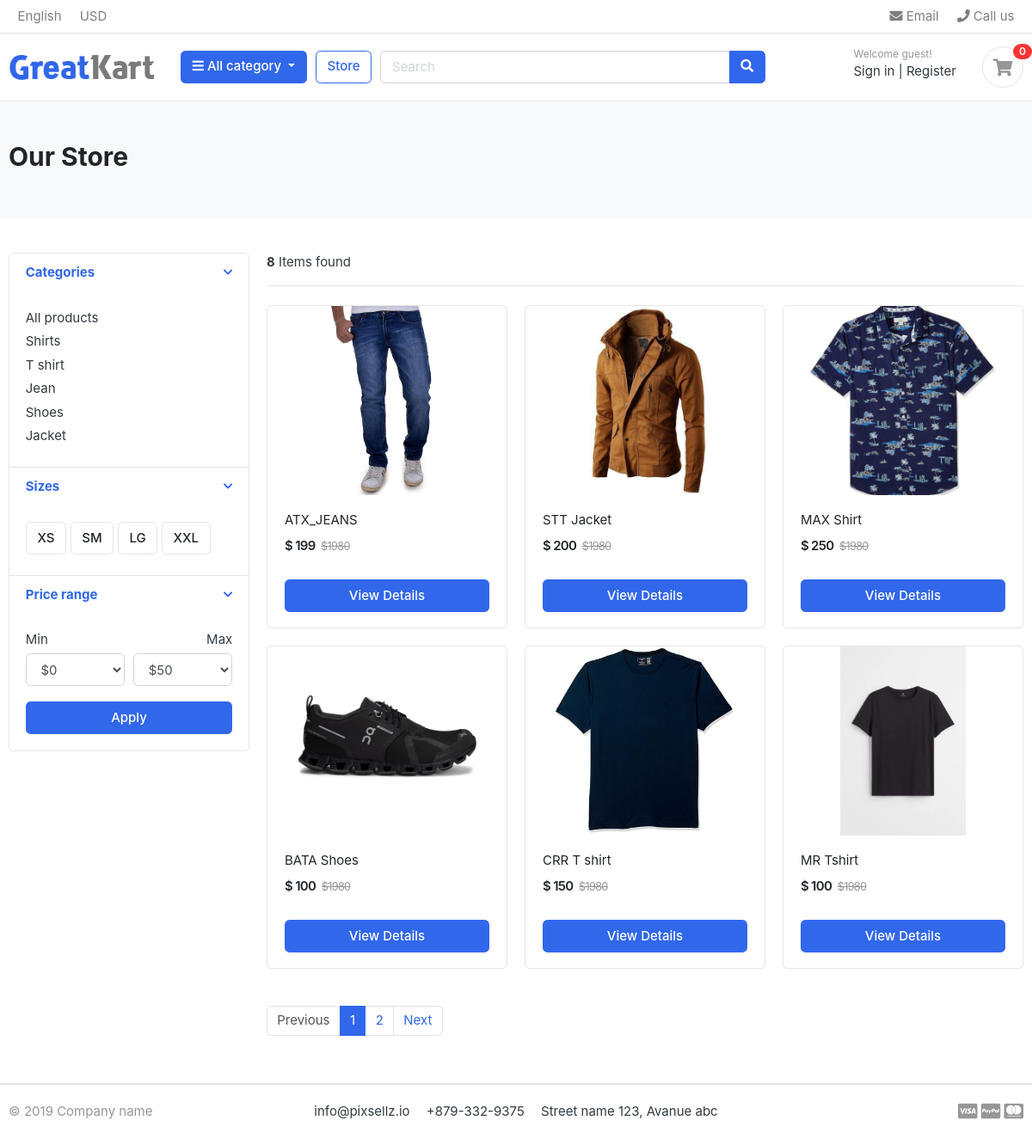
/store/, run on the app's committed database.
### home/models.py (models this page shows, shortened)
class Category(models.Model):
    category_name=models.CharField(max_length=100,unique=True)
    slug=models.SlugField(max_length=100,unique=True)
    description=models.TextField(blank=True)
    cat_image=models.ImageField(upload_to='photos/categories',blank=True)
    class Meta:
        verbose_name='category'
        verbose_name_plural='categories'
    def get_url(self):
        return reverse('product_by_cat',args=[self.slug])

### product/models.py (models this page shows, shortened)
class Product(models.Model):
    product_name     =models.CharField(max_length=200,unique=True)
    slug             =models.SlugField(max_length=200,unique=True)
    pro_description  =models.TextField()
    pro_image        =models.ImageField(upload_to='photos/product')
    category         =models.ForeignKey(Category,on_delete=models.CASCADE)
    price            =models.IntegerField()
    stock            =models.IntegerField()
    is_available     =models.BooleanField(default=True)
    created_date     =models.DateTimeField(auto_now_add=True)
    modified_date    =models.DateTimeField(auto_now=True)
    def get_url(self):
        return reverse('product_detail',args=[self.category.slug,self.slug])

### product/views.py (the view)
# urls.py: path('store/',include('product.urls')),
def store(request, category_slug = None):
    categories = None
    products = None
    if category_slug != None:
        categories = get_object_or_404(Category, slug=category_slug)
        products = Product.objects.filter(category=categories, is_available=True)
        paginator=Paginator(products,6)
        page = request.GET.get('page')
        paged_products=paginator.get_page(page)
        product_count = products.count()
    else:
        products = Product.objects.all().filter(is_available=True).order_by('id')
        paginator=Paginator(products,6)
        page = request.GET.get('page')
        paged_products=paginator.get_page(page)
        product_count = products.count()
    context={
            'products':paged_products,
            'product_count':product_count,
        }
    return render(request,'store/store.html',context)

### carts/context_processors.py (called while the page is built)
def counter(request):
    cart_count=0
    try:
        cart=Cart.objects.filter(cart_id=_cart_id(request))
        cart_items=CartItem.objects.all().filter(cart=cart[:1])
        for cart_item in cart_items:
            cart_count += cart_item.quantity
    except Cart.DoesNotExist:
        cart_count=0
    return dict(cart_count=cart_count)

### carts/views.py (called while the page is built)
def _cart_id(request):
    cart=request.session.session_key
    if not  cart:
        cart=request.session.create()
    return cart

### home/context_processors.py (called while the page is built)
def get_menu(request):
    link=Category.objects.all()
    return dict(link=link)

### templates/store/store.html (shortened to what this page needs)
{% extends 'base.html' %}
{% block content %}
<section class="section-pagetop bg">
    <div class="container">
        {% if 'search' in request.path %}
        <h2>Search Result</h2>
        {% else %}
        <h2 class="title-page">Our Store</h2>
        {% endif %}
    </div>
    </section>
<section class="section-content padding-y">
    <div class="container">
    <div class="row">
        <aside class="col-md-3">
    <div class="card">
        <article class="filter-group">
            <header class="card-header">
                <a href="#" data-toggle="collapse" data-target="#collapse_1" aria-expanded="true" class="">
                    <i class="icon-control fa fa-chevron-down"></i>
                    <h6 class="title">Categories</h6>
                </a>
            </header>
            <div class="filter-content collapse show" id="collapse_1" style="">
                <div class="card-body">
                    <ul class="list-menu">
                        <li><a href="{% url 'store' %}">All products </a></li>
                    {% for cat in link %}
                      <li><a href="{{ cat.get_url }}">{{ cat.category_name }} </a></li>
                    {% endfor %}
                    </ul>
                </div>
            </div>
        </article>
        <article class="filter-group">
            <header class="card-header">
                <a href="#" data-toggle="collapse" data-target="#collapse_4" aria-expanded="true" class="">
                    <i class="icon-control fa fa-chevron-down"></i>
                    <h6 class="title">Sizes </h6>
                </a>
            </header>
            <div class="filter-content collapse show" id="collapse_4" style="">
                <div class="card-body">
                  <label class="checkbox-btn">
                    <span class="btn btn-light"> XS </span>
                  </label>
                  <label class="checkbox-btn">
                    <span class="btn btn-light"> SM </span>
                  </label>
                  <label class="checkbox-btn">
                    <span class="btn btn-light"> LG </span>
                  </label>
                  <label class="checkbox-btn">
                    <span class="btn btn-light"> XXL </span>
                  </label>
            </div>
            </div>
        </article>
        <article class="filter-group">
            <header class="card-header">
                <a href="#" data-toggle="collapse" data-target="#collapse_3" aria-expanded="true" class="">
                    <i class="icon-control fa fa-chevron-down"></i>
                    <h6 class="title">Price range </h6>
                </a>
            </header>
            <div class="filter-content collapse show" id="collapse_3" style="">
                <div class="card-body">
                    <div class="form-row">
                    <div class="form-group col-md-6">
                      <label>Min</label>
                          <select class="mr-2 form-control">
                            <option value="0">$0</option>
                        </select>
                    </div>
                    <div class="form-group text-right col-md-6">
                      <label>Max</label>
                          <select class="mr-2 form-control">
                            <option value="50">$50</option>
                        </select>
                    </div>
                    </div>
                    <button class="btn btn-block btn-primary">Apply</button>
                </div>
            </div>
        </article>
    </div>
        </aside>
        <main class="col-md-9">
    <header class="border-bottom mb-4 pb-3">
            <div class="form-inline">
                <span class="mr-md-auto"><b>{{product_count}}</b> Items found </span>
            </div>
    </header>
    <div class="row">
        {% if products %}
        {% for product in products %}
        <div class="col-md-4">
            <figure class="card card-product-grid">
                <div class="img-wrap">
                    <a href="{{ product.get_url }}"><img src="{{ product.pro_image.url }}"></a>
                </div>
                <figcaption class="info-wrap">
                    <div class="fix-height">
                        <a href="{{ product.get_url }}" class="title">{{ product.product_name }}</a>
                        <div class="price-wrap mt-2">
                            <span class="price">$ {{ product.price }}</span>
                            <del class="price-old">$1980</del>
                        </div>
                    </div>
                    <a href="{{ product.get_url }}" class="btn btn-block btn-primary">View Details </a>
                </figcaption>
            </figure>
        </div>
        {% endfor %}
        {% else %}
        <div>
            <h2>No result found. try again</h2>
        </div>
        {% endif %}
    </div>
    <nav class="mt-4" aria-label="Page navigation sample">
        {% if products.has_other_pages %}
        <ul class="pagination">
            {% if products.has_previous %}
          <li class="page-item"><a class="page-link" href="?page={{ products.previous_page_number }}">Previous</a></li>
            {% else %}
            <li class="page-item disabled"><a class="page-link" href="">Previous</a></li>
            {% endif %}
            {% for i in products.paginator.page_range %}
              {% if products.number == i %}
            <li class="page-item active"><a class="page-link" href="#">{{i}}</a></li>
                {% else %}
             <li class="page-item"><a class="page-link" href="?page={{i}}">{{i}}</a></li>
              {% endif %}
            {% endfor %}
         {% if products.has_next %}
         <li class="page-item"><a class="page-link" href="?page={{ products.next_page_number }}">Next</a></li>
            {% else %}
            <li class="page-item disabled"><a class="page-link" href="#">Next</a></li>
            {% endif %}
        </ul>
        {% endif %}
      </nav>
    </section>
{% endblock %}

### templates/base.html (shortened to what this page needs)
{% load static %}
<!DOCTYPE HTML>
<html lang="en">
<head>
<link href="{% static 'css/bootstrap.css' %}" rel="stylesheet" type="text/css"/>
<link href="{% static 'fonts/fontawesome/css/all.min.css' %}" type="text/css" rel="stylesheet">
<link href="{% static 'css/ui.css' %}" rel="stylesheet" type="text/css"/>
<link href="{% static 'css/responsive.css' %}" rel="stylesheet" media="only screen and (max-width: 1200px)" />
</head>
<body>
<header class="section-header">
<nav class="navbar p-md-0 navbar-expand-sm navbar-light border-bottom">
<div class="container">
  <div class="collapse navbar-collapse" id="navbarTop4">
    <ul class="navbar-nav mr-auto">
    	<li class="nav-item dropdown">
		 	<a href="#" class="nav-link">   English </a>
		</li>
		<li class="nav-item dropdown">
			<a href="#" class="nav-link"> USD </a>
		</li>
    </ul>
    <ul class="navbar-nav">
		<li><a href="#" class="nav-link"> <i class="fa fa-envelope"></i> Email </a></li>
		<li><a href="#" class="nav-link"> <i class="fa fa-phone"></i> Call us </a></li>
	</ul>
  </div>
</div>
</nav>
<section class="header-main border-bottom">
	<div class="container">
<div class="row align-items-center">
	<div class="col-lg-2 col-md-3 col-6">
		<a href="{% url 'index' %}" class="brand-wrap">
			<img class="logo" src="{% static 'images/logo.png' %}">
		</a>
	</div>
	<div class="col-lg col-sm col-md col-6 flex-grow-0">
		<div class="category-wrap dropdown d-inline-block float-right">
			<button type="button" class="btn btn-primary dropdown-toggle" data-toggle="dropdown">
				<i class="fa fa-bars"></i> All category
			</button>
		</div>
	</div>
	<a href="{% url 'store' %}" class="btn btn-outline-primary">Store</a>
	<div class="col-lg  col-md-6 col-sm-12 col">
		<form action="{% url 'search' %}" class="search" method="GET">
			<div class="input-group w-100">
			    <input type="text" class="form-control" style="width:60%;" placeholder="Search" name="keyword">
			    <div class="input-group-append">
			      <button class="btn btn-primary" type="submit">
			        <i class="fa fa-search"></i>
			      </button>
			    </div>
		    </div>
		</form>
	</div>
	<div class="col-lg-3 col-sm-6 col-8 order-2 order-lg-3">
				<div class="d-flex justify-content-end mb-3 mb-lg-0">
					<div class="widget-header">
						<small class="title text-muted">Welcome guest!</small>
						<div>
							<a href="./signin.html">Sign in</a> <span class="dark-transp"> | </span>
							<a href="./register.html"> Register</a>
						</div>
					</div>
					<a href="{% url 'cart' %}" class="widget-header pl-3 ml-3">
						<div class="icon icon-sm rounded-circle border"><i class="fa fa-shopping-cart"></i></div>
						<span class="badge badge-pill badge-danger notify">{{cart_count}}</span>
					</a>
				</div>
			</div>
</div>
	</div>
</section>
</header>
{% block content %}
{% endblock %}
<footer class="section-footer border-top">
	<div class="container">
		<section class="footer-bottom border-top row">
			<div class="col-md-2">
				<p class="text-muted"> &copy 2019 Company name </p>
			</div>
			<div class="col-md-8 text-md-center">
				<span  class="px-2">info@pixsellz.io</span>
				<span  class="px-2">+879-332-9375</span>
				<span  class="px-2">Street name 123, Avanue abc</span>
			</div>
			<div class="col-md-2 text-md-right text-muted">
				<i class="fab fa-lg fa-cc-visa"></i>
				<i class="fab fa-lg fa-cc-paypal"></i>
				<i class="fab fa-lg fa-cc-mastercard"></i>
			</div>
		</section>
	</div>
</footer>
</body>
</html>

### static/css/ui.css (style rules this page uses)
html { font-family: "Inter", sans-serif; font-size: 15px; }
.img-wrap { text-align: center; display: block; }
.img-wrap img { max-width: 100%; }
.price-wrap { letter-spacing: -0.7px; }
.icon-xs, .icon-sm, .icon-md, .icon-lg { display: inline-block; text-align: center; flex-shrink: 0; flex-grow: 0; }
.icon-sm { width: 48px; height: 48px; line-height: 48px !important; font-size: 20px; }
.padding-y { padding-top: 40px; padding-bottom: 40px; }
figure { margin-bottom: 0; }
article:after, .form-group:after { display: block; clear: both; content: ""; }
.bg { background-color: #f8f9fa; }
.title-page { color: #212529; }
p:last-child { margin-bottom: 0; }
.header-main { position: relative; padding-top: 1rem; padding-bottom: 1rem; }
.brand-wrap .logo, .navbar-brand .logo { margin-right: 7px; max-height: 42px; display: inline-block; }
.widget-header { display: inline-block; vertical-align: middle; position: relative; }
.widget-header a { color: #343a40; }
.widget-header i { color: #969696; }
.widget-header .title { display: block; }
.widget-header .notify { position: absolute; top: -3px; right: -10px; }
.footer-bottom { padding-top: 20px; padding-bottom: 20px; }
.btn-light { background-color: #fff; border-color: #e4e4e4; }
[class*=list-] li:after { visibility: hidden; display: block; content: ""; overflow: hidden; height: 0; clear: both; }
.list-menu { list-style: none; margin: 0; padding-left: 0; }
.list-menu li { margin-bottom: 5px; }
.list-menu a { color: #343a40; }
[class*=card-product] a.title { color: #212529; display: block; }
[class*=card-product] .img-wrap { overflow: hidden; position: relative; }
[class*=card-product] .img-wrap img { height: 100%; max-width: 100%; width: auto; display: inline-block; -o-object-fit: cover; object-fit: cover; }
.card-product-grid { margin-bottom: 20px; }
.card-product-grid .img-wrap { border-radius: 0.2rem 0.2rem 0 0; height: 220px; }
.card-product-grid .info-wrap { overflow: hidden; padding: 18px 20px; }
.card-product-grid .fix-height { height: 80px; overflow: hidden; }
.card .img-wrap { overflow: hidden; }
.notify { position: absolute; top: -4px; right: -10px; display: inline-block; padding: 0.25em 0.6em; font-size: 12px; line-height: 1; text-align: center; border-radius: 3rem; color: #fff; background-color: #fa3434; }
.price { font-weight: 600; color: #212529; }
.price-old { color: #969696; margin-left: 3px; font-size: 85%; }
.icon-control { margin-top: 5px; float: right; font-size: 80%; }
.card-header .title { margin-bottom: 0; line-height: 1.5; }
.filter-group { border-bottom: 1px solid #e4e4e4; }
.filter-group .card-header { border-bottom: 0; }
.filter-group:last-child { border-bottom: 0; }
.checkbox-btn { position: relative; }
.section-pagetop { padding: 45px 0; }

### data on the page
Category: category_name "Shirts"
Category: category_name "T shirt"
Category: category_name "Jean"
Category: category_name "Shoes"
Category: category_name "Jacket"
Product: pro_image (picture), product_name "ATX_JEANS", price "199"
Product: pro_image (picture), product_name "STT Jacket", price "200"
Product: pro_image (picture), product_name "MAX Shirt", price "250"
Product: pro_image (picture), product_name "BATA Shoes", price "100"
Product: pro_image (picture), product_name "CRR T shirt", price "150"
Product: pro_image (picture), product_name "MR Tshirt", price "100"

### other printed values
{{ cart_count }} "0"
{{ product_count }} "8"
{{ i }} "1"
{{ i }} "2"
